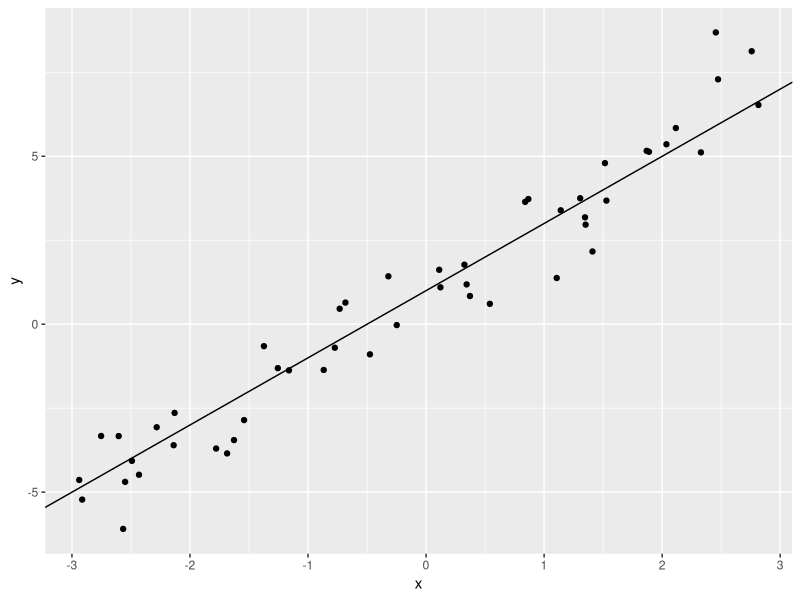
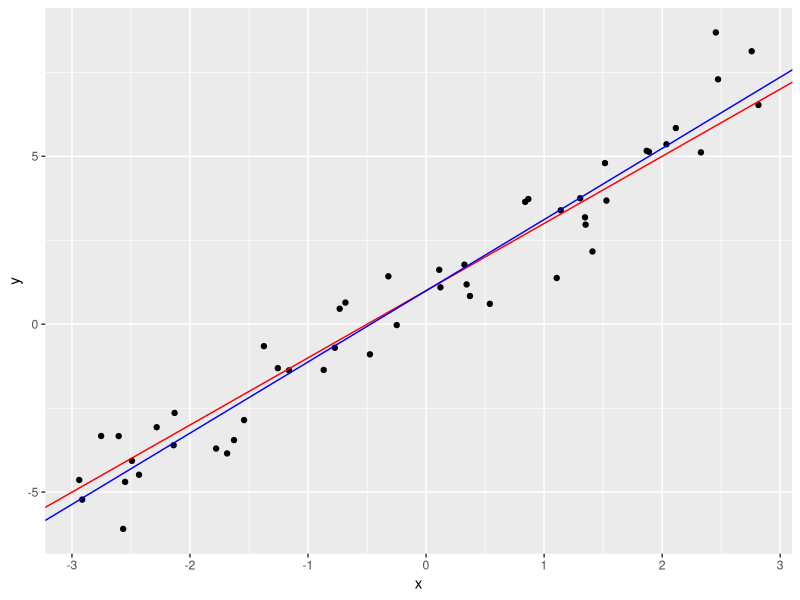
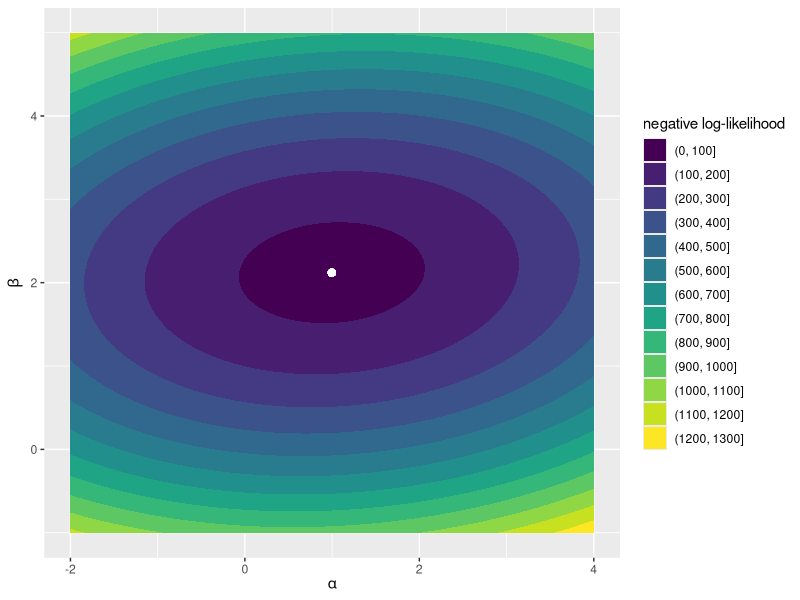
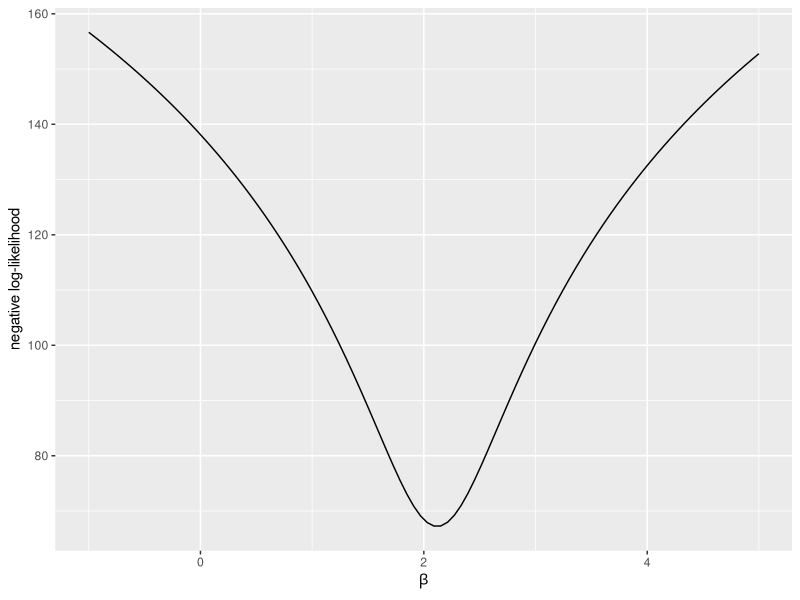
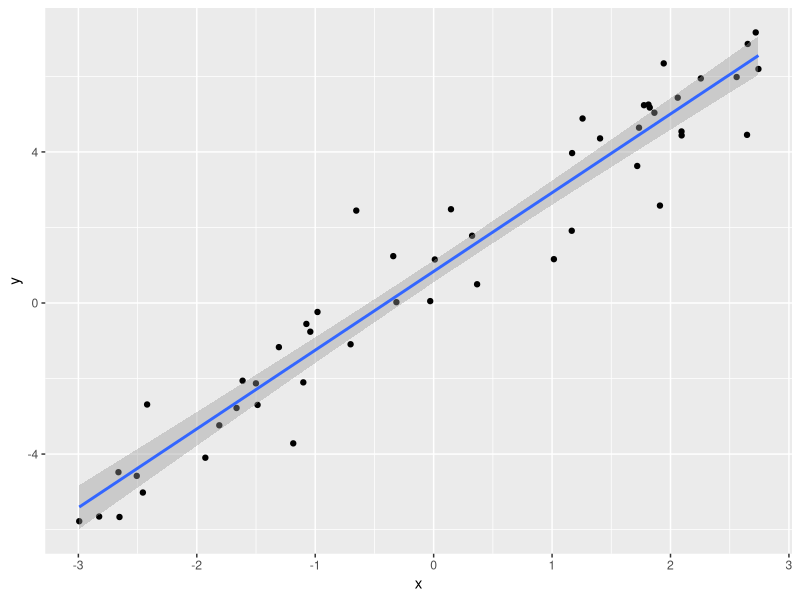
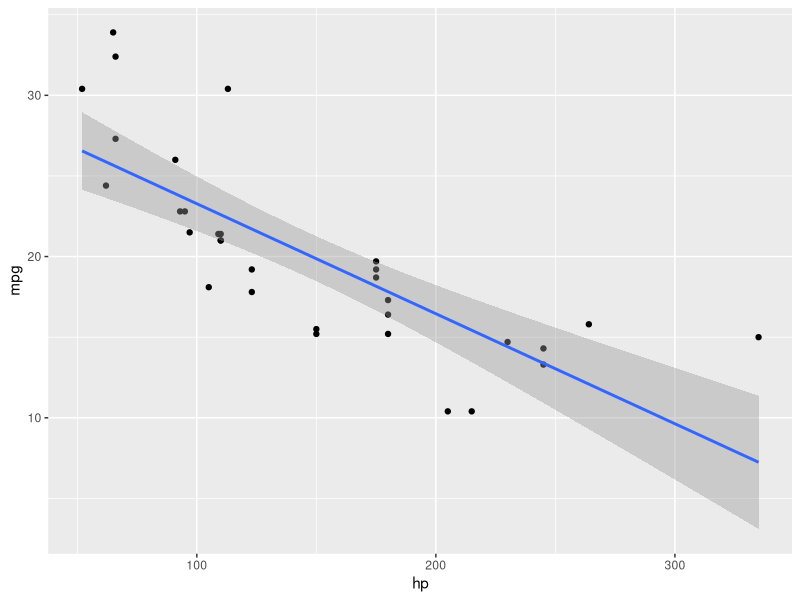

Recreate these plots in R, in order.
## ---- chunk 1
## load the tidyverse packages
if (!require("tidyverse")) install.packages("tidyverse"); library(tidyverse)

knitr::opts_chunk$set(fig.height = 4, fig.width = 6)
## ---- chunk 2
a <- 1 ## intercept
b <- 2 ## slope
sigma <- 1 ## error standard deviation
## ---- chunk 3
n <- 50 ## sample size

## simulate data
sim_data <- data.frame(x = runif(n, min = -3, max = 3))
sim_data$y <- rnorm(n, mean = a + b*sim_data$x, sd = sigma)

## Look at the data structure
head(sim_data)
## ---- chunk 4
sim_data %>% # start with the data
  ggplot(aes(x, y)) + # tell ggplot which aesthetics to use
  geom_point() + # add points
  geom_abline(intercept = a, slope = b) # show the known regression line
## ---- chunk 5
## negative log-likelihood of y-values given intercept, slope, and error sd
## we pass the parameters as a vector in the order a, b, sigma
lm_log_lik <- function(par, x, y) {
  a <- par["a"]; b <- par["b"]; sigma <- exp(par["log_sigma"])
  -sum(dnorm(y, mean = a + b*x, sd = sigma, log = TRUE))
}
## ---- chunk 6
fit <- optim(
  par = c(a = 0, b = 0, log_sigma = 1), 
  fn = lm_log_lik, 
  x = sim_data$x, 
  y = sim_data$y, 
  hessian = TRUE
)

fit
## ---- chunk 7
coef(lm(y ~ x, data = sim_data))
## ---- chunk 8
sim_data %>%   
  ggplot(aes(x, y)) + # tell ggplot which aesthetics to use
  geom_point() + # add points
  geom_abline(intercept = a, slope = b, color = "red") + # true regression line
  geom_abline(intercept = fit$par[1], slope = fit$par[2], color = "blue") # fit
## ---- chunk 9
a_seq <- seq(-2, 4, length.out = 100)
b_seq <- seq(-1, 5, length.out = 100)

### data frame containing all combinations of the intercept and slope values
par_grid <- expand.grid("a" = a_seq, "b" = b_seq)

### loop over data frame, store negative log likelihood
for (i in 1:nrow(par_grid)) {
  par_grid$loglik[i] <- lm_log_lik(
    c(a = par_grid$a[i], b = par_grid$b[i], fit$par[3]), 
    x = sim_data$x, 
    y = sim_data$y
  )
}
## ---- chunk 10
par_grid %>% 
  ggplot(aes(a, b, z = loglik)) + 
  geom_contour_filled() + 
  labs(x = expression(alpha), y = expression(beta), fill = "negative log-likelihood") + 
  geom_point(aes(x = fit$par[1], y = fit$par[2]), size = 2, color = "white")
## ---- chunk 11
## Modify our `lm_log_lik` function so that the slope is a separate argument
## We'll pass this to `optim` to just find the values of the intercept and sd
slope_proflik <- function(pars, b, x, y) {
  a <- pars[1]; sigma <- pars[2] ## only two pars in this function
  if (sigma > 0) {
    return(-sum(dnorm(y, mean = a + b*x, sd = sigma, log = TRUE)))
  } else {
    return(1000)
  }
}

b_profile <- data.frame(
  b = seq(-1, 5, length.out = 100)  ## values of slope to loop over
)

## loop over values of the slope, store negative log-likelihood
for (i in 1:nrow(b_profile)) {
  b_fit <- optim(
    par = c(a = 0, sigma = 1), # initial values for intercept and sd
    fn = slope_proflik,  # objective function
    b = b_profile$b[i], # fixed slope value
    x = sim_data$x,   # x values
    y = sim_data$y   # y values
  )
  b_profile$nll[i] <- b_fit$value
}

## plot slope profile
b_profile %>% 
  ggplot(aes(b, nll)) + 
  geom_line() + 
  labs(x = expression(beta), y = "negative log-likelihood")
## ---- chunk 12
var_cov <- solve(fit$hessian)
var_cov
## ---- chunk 13
fisher_se <- sqrt(diag(var_cov))
fisher_se
## ---- chunk 14
summary(lm(y ~ x, data = sim_data))
## ---- chunk 15
n_obs <- nrow(sim_data) ## number of observations
n_samples <- 1000 ## number of bootstrap samples

## initialize an empty matrix to store parameter estimates for each sample
par_samples <- matrix(nrow = n_samples, ncol = 3)

## recalculate MLE for each sample
for (i in 1:n_samples) {
  sample_rows <- sample(1:n_obs, size = n_obs, replace = TRUE) # sampled rows from data
  new_data <- sim_data[sample_rows,] # subset data to sampled rows
  
  sample_fit <- optim(
    par = c(a = 0, b = 0, log_sigma = 0), # initial values
    fn = lm_log_lik, # log likelihood function
    x = new_data$x, # sampled x-values
    y = new_data$y # sampled y-values
  )
  
  par_samples[i,] <- sample_fit$par # store sample parameters
}

boot_se <- apply(par_samples, MARGIN = 2, FUN = sd) # calculate column SDs
boot_se
## ---- chunk 16
gamma <- 0.05 ## 95% confidence interval

alpha_CI <- qnorm(c(gamma/2, 1 - gamma/2), mean = fit$par[1], sd = fisher_se[1])
beta_CI <- qnorm(c(gamma/2, 1 - gamma/2), mean = fit$par[2], sd = fisher_se[2])

cbind(alpha_CI, beta_CI)
## ---- chunk 17
alpha_CI <- qnorm(c(gamma/2, 1 - gamma/2), mean = fit$par[1], sd = boot_se[1])
beta_CI <- qnorm(c(gamma/2, 1 - gamma/2), mean = fit$par[2], sd = boot_se[2])

cbind(alpha_CI, beta_CI)
## ---- chunk 18
alpha_CI <- quantile(par_samples[,1], c(gamma/2, 1 - gamma/2))
beta_CI <- quantile(par_samples[,2], c(gamma/2, 1 - gamma/2))

cbind(alpha_CI, beta_CI)
## ---- chunk 19
lm_fit <- function(x, y, SE = "fisher", init = c("a" = 0, "b" = 0, "log_sigma" = 0), n_boot = 1000) {

  if (!(SE %in% c("bootstrap", "fisher"))) stop("SE options are bootstrap or fisher")
  if (length(x) != length(y)) stop("x and y lengths differ")

  ## Maximum-likelihood estimate
  MLE <- optim(
    par = init, # initial values
    fn = lm_log_lik,  # our negative log-likelihood function
    x = x,   # x values
    y = y,   # y values
    hessian = (SE == "fisher") # only return Hessian if Fisher information used
  )

  ## Standard error using either fisher information or bootstrapping
  if (SE == "fisher") {
    var_cov <- solve(MLE$hessian)
    fit_se <- sqrt(diag(var_cov))
  } else {
    n_obs <- length(x) ## number of observations

    ## initialize an empty matrix to store parameter estimates for each sample
    par_samples <- matrix(nrow = n_boot, ncol = 3)

    ## recalculate MLE for each sample
    for (i in 1:n_boot) {
      samp <- sample(1:n_obs, size = n_obs, replace = TRUE) # sampled observations
      new_x <- x[samp] # subset x to sampled observations
      new_y <- y[samp] # subset y to sampled observations

      sample_fit <- optim(
        par = init, # initial values
        fn = lm_log_lik, # log likelihood function
        x = new_x, # sampled x-values
        y = new_y # sampled y-values
      )
  
    par_samples[i,] <- sample_fit$par # store sample parameters
  }
  fit_se <- apply(par_samples, MARGIN = 2, FUN = sd) # calculate column SDs
 }

 ## nicely format output
 data.frame(
   coef = c("intercept", "slope"), 
   estimate = MLE$par[1:2], 
   SE = fit_se[1:2]
 )

}
## ---- chunk 20
a <- 1 ## intercept
b <- 2 ## slope
sigma <- 1 ## error standard deviation
n <- 50 ## sample size

## simulate data
sim_data <- tibble(
  x = runif(n, min = -3, max = 3), ## x values
  y = rnorm(n, mean = a + b*x, sd = sigma) ## regression equation
)

## plot data
sim_data %>% ggplot(aes(x, y)) + geom_point() + geom_smooth(method = "lm")

## run regression
lm_fit(sim_data$x, sim_data$y, SE = "fisher")
## ---- chunk 21
mtcars %>% ggplot(aes(hp, mpg)) + geom_point() + geom_smooth(method = "lm")
## ---- chunk 22
with(mtcars, lm_fit(hp, mpg))
## ---- chunk 23
### full negative log-likelihood
full <- optim(par = c(a = 0, b = 0, log_sigma = 0), fn = lm_log_lik, x = anscombe$x1, y = anscombe$y1)
full <- full$value

### reduced negative log-likelihood
reduced <- optim(par = c(a = 0, log_sigma = 0), fn = slope_proflik, b = 0, x = anscombe$x1, y = anscombe$y1)
reduced <- reduced$value

### calculate test statistic
chisq <- 2 * (reduced - full)

### likelihood ratio test p-value
p_LRT <- pchisq(chisq, df = 1, lower.tail = FALSE)

### p-value from lm
p_lm <- anova(lm(y1 ~ x1, data = anscombe))$`Pr(>F)`[1]
  
paste("likelihood ratio p-value:", round(p_LRT, 4))
paste("lm p-value:", round(p_lm, 4))
## ---- chunk 24
### WRITE THE SUM OF SQUARES FUNCTION -------------------------------------
## sum of squared errors given intercept and slope
## pass the parameters as a vector c(a, b)
sum_sqrs <- function(pars, x, y) {
  a <- pars[1]; b <- pars[2]
  sum((y - (a + b * x))^2)
}

### SIMULATE DATA ---------------------------------------------------------

a <- 1 ## intercept
b <- 2 ## slope
sigma <- 1 ## error standard deviation
n <- 50 ## sample size

## simulate data
sim_data <- tibble(
  x = runif(n, min = -3, max = 3), ## x values
  y = rnorm(n, mean = a + b*x, sd = sigma) ## regression equation
)

### OBTAIN PARAMETER ESTIMATES USING SUM OF SQUARES -----------------------
ss_fit <- optim(
  par = c(0, 0), # initial values (a, b)
  fn = sum_sqrs,  # sum of squares function
  x = sim_data$x,   # x values
  y = sim_data$y   # y values
)

ss_fit
## ---- chunk 25
### OBTAIN PARAMETER ESTIMATES USING MAXIMUM LIKELIHOOD -------------------
ml_fit <- optim(
  par = c(a = 0, b = 0, log_sigma = 0), # initial values (a, b, sigma)
  fn = lm_log_lik,  # negative log-likelihood function
  x = sim_data$x,   # x values
  y = sim_data$y   # y values
)

ml_fit
